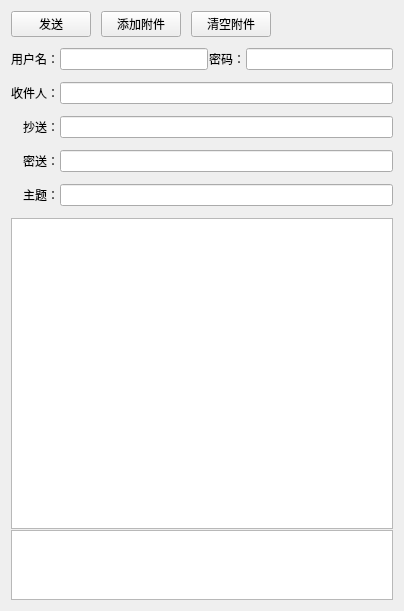
<?xml version="1.0" encoding="UTF-8"?>
<ui version="4.0">
 <class>HEmailWidget</class>
 <widget class="QWidget" name="HEmailWidget">
  <property name="geometry">
   <rect>
    <x>0</x>
    <y>0</y>
    <width>404</width>
    <height>611</height>
   </rect>
  </property>
  <property name="windowTitle">
   <string>Form</string>
  </property>
  <layout class="QVBoxLayout" name="verticalLayout" stretch="0,10,1">
   <property name="spacing">
    <number>1</number>
   </property>
   <item>
    <layout class="QHBoxLayout" name="horizontalLayout">
     <property name="spacing">
      <number>10</number>
     </property>
     <property name="bottomMargin">
      <number>10</number>
     </property>
     <item>
      <widget class="QPushButton" name="pushButton_1">
       <property name="text">
        <string>发送</string>
       </property>
      </widget>
     </item>
     <item>
      <widget class="QPushButton" name="pushButton_2">
       <property name="text">
        <string>添加附件</string>
       </property>
      </widget>
     </item>
     <item>
      <widget class="QPushButton" name="pushButton_3">
       <property name="text">
        <string>清空附件</string>
       </property>
      </widget>
     </item>
     <item>
      <spacer name="horizontalSpacer">
       <property name="orientation">
        <enum>Qt::Horizontal</enum>
       </property>
       <property name="sizeHint" stdset="0">
        <size>
         <width>40</width>
         <height>20</height>
        </size>
       </property>
      </spacer>
     </item>
    </layout>
   </item>
   <item>
    <layout class="QGridLayout" name="gridLayout">
     <property name="verticalSpacing">
      <number>12</number>
     </property>
     <item row="0" column="0">
      <widget class="QLabel" name="label_001">
       <property name="text">
        <string>用户名：</string>
       </property>
       <property name="alignment">
        <set>Qt::AlignRight|Qt::AlignTrailing|Qt::AlignVCenter</set>
       </property>
      </widget>
     </item>
     <item row="0" column="1">
      <widget class="QLineEdit" name="lineEdit_001"/>
     </item>
     <item row="0" column="2">
      <widget class="QLabel" name="label_002">
       <property name="text">
        <string>密码：</string>
       </property>
       <property name="alignment">
        <set>Qt::AlignRight|Qt::AlignTrailing|Qt::AlignVCenter</set>
       </property>
      </widget>
     </item>
     <item row="0" column="3">
      <widget class="QLineEdit" name="lineEdit_002">
       <property name="echoMode">
        <enum>QLineEdit::Password</enum>
       </property>
      </widget>
     </item>
     <item row="1" column="0">
      <widget class="QLabel" name="label_003">
       <property name="text">
        <string>收件人：</string>
       </property>
       <property name="alignment">
        <set>Qt::AlignRight|Qt::AlignTrailing|Qt::AlignVCenter</set>
       </property>
      </widget>
     </item>
     <item row="2" column="0">
      <widget class="QLabel" name="label_004">
       <property name="text">
        <string>抄送：</string>
       </property>
       <property name="alignment">
        <set>Qt::AlignRight|Qt::AlignTrailing|Qt::AlignVCenter</set>
       </property>
      </widget>
     </item>
     <item row="3" column="0">
      <widget class="QLabel" name="label_005">
       <property name="text">
        <string>密送：</string>
       </property>
       <property name="alignment">
        <set>Qt::AlignRight|Qt::AlignTrailing|Qt::AlignVCenter</set>
       </property>
      </widget>
     </item>
     <item row="4" column="0">
      <widget class="QLabel" name="label_006">
       <property name="text">
        <string>主题：</string>
       </property>
       <property name="alignment">
        <set>Qt::AlignRight|Qt::AlignTrailing|Qt::AlignVCenter</set>
       </property>
      </widget>
     </item>
     <item row="5" column="0" colspan="4">
      <widget class="QTextBrowser" name="textBrowser">
       <property name="readOnly">
        <bool>false</bool>
       </property>
      </widget>
     </item>
     <item row="1" column="1" colspan="3">
      <widget class="QLineEdit" name="lineEdit_003"/>
     </item>
     <item row="2" column="1" colspan="3">
      <widget class="QLineEdit" name="lineEdit_004"/>
     </item>
     <item row="3" column="1" colspan="3">
      <widget class="QLineEdit" name="lineEdit_005"/>
     </item>
     <item row="4" column="1" colspan="3">
      <widget class="QLineEdit" name="lineEdit_006"/>
     </item>
    </layout>
   </item>
   <item>
    <widget class="QListWidget" name="listWidget">
     <property name="viewMode">
      <enum>QListView::IconMode</enum>
     </property>
    </widget>
   </item>
  </layout>
 </widget>
 <resources/>
 <connections/>
</ui>
